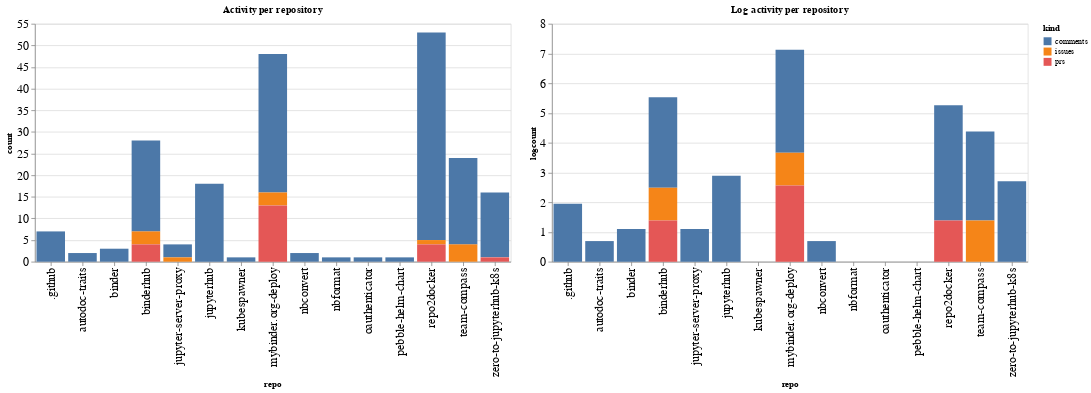

Write notebook code for a chart like this one.
### Code cell
ch1 = alt.Chart(repo_summaries, width=600, title="Activity per repository").mark_bar().encode(
    x='repo',
    y='count',
    color='kind',
    tooltip="kind"
)

ch2 = alt.Chart(repo_summaries, width=600, title="Log activity per repository").mark_bar().encode(
    x='repo',
    y='logcount',
    color='kind',
    tooltip="kind"
)

ch1 | ch2

### Figure 1 — Vega-Lite specification as saved in the notebook (floating-point values rounded to 4 significant figures)
{"config": {"axisLeft": {"labelFontSize": 15}, "axisBottom": {"labelFontSize": 15}}, "hconcat": [{"mark": "bar", "encoding": {"color": {"type": "nominal", "field": "kind"}, "tooltip": {"type": "nominal", "field": "kind"}, "x": {"type": "nominal", "field": "repo"}, "y": {"type": "quantitative", "field": "count"}}, "title": "Activity per repository", "width": 600}, {"mark": "bar", "encoding": {"color": {"type": "nominal", "field": "kind"}, "tooltip": {"type": "nominal", "field": "kind"}, "x": {"type": "nominal", "field": "repo"}, "y": {"type": "quantitative", "field": "logcount"}}, "title": "Log activity per repository", "width": 600}], "data": {"name": "data-f071bfb4de6e92568336f94af1f95f20"}, "$schema": "https://vega.github.io/schema/vega-lite/v4.8.1.json", "datasets": {"data-f071bfb4de6e92568336f94af1f95f20": [{"repo": ".github", "kind": "comments", "count": 7, "logcount": 1.946}, {"repo": "autodoc-traits", "kind": "comments", "count": 2, "logcount": 0.6931}, {"repo": "binder", "kind": "comments", "count": 3, "logcount": 1.099}, {"repo": "binderhub", "kind": "comments", "count": 21, "logcount": 3.045}, {"repo": "binderhub", "kind": "issues", "count": 3, "logcount": 1.099}, {"repo": "binderhub", "kind": "prs", "count": 4, "logcount": 1.386}, {"repo": "jupyter-server-proxy", "kind": "comments", "count": 3, "logcount": 1.099}, {"repo": "jupyter-server-proxy", "kind": "issues", "count": 1, "logcount": 0.0}, {"repo": "jupyterhub", "kind": "comments", "count": 18, "logcount": 2.89}, {"repo": "kubespawner", "kind": "comments", "count": 1, "logcount": 0.0}, {"repo": "mybinder.org-deploy", "kind": "comments", "count": 32, "logcount": 3.466}, {"repo": "mybinder.org-deploy", "kind": "issues", "count": 3, "logcount": 1.099}, {"repo": "mybinder.org-deploy", "kind": "prs", "count": 13, "logcount": 2.565}, {"repo": "nbconvert", "kind": "comments", "count": 2, "logcount": 0.6931}, {"repo": "nbformat", "kind": "comments", "count": 1, "logcount": 0.0}, {"repo": "oauthenticator", "kind": "comments", "count": 1, "logcount": 0.0}, {"repo": "pebble-helm-chart", "kind": "comments", "count": 1, "logcount": 0.0}, {"repo": "repo2docker", "kind": "comments", "count": 48, "logcount": 3.871}, {"repo": "repo2docker", "kind": "issues", "count": 1, "logcount": 0.0}, {"repo": "repo2docker", "kind": "prs", "count": 4, "logcount": 1.386}, {"repo": "team-compass", "kind": "comments", "count": 20, "logcount": 2.996}, {"repo": "team-compass", "kind": "issues", "count": 4, "logcount": 1.386}, {"repo": "zero-to-jupyterhub-k8s", "kind": "comments", "count": 15, "logcount": 2.708}, {"repo": "zero-to-jupyterhub-k8s", "kind": "prs", "count": 1, "logcount": 0.0}]}}
